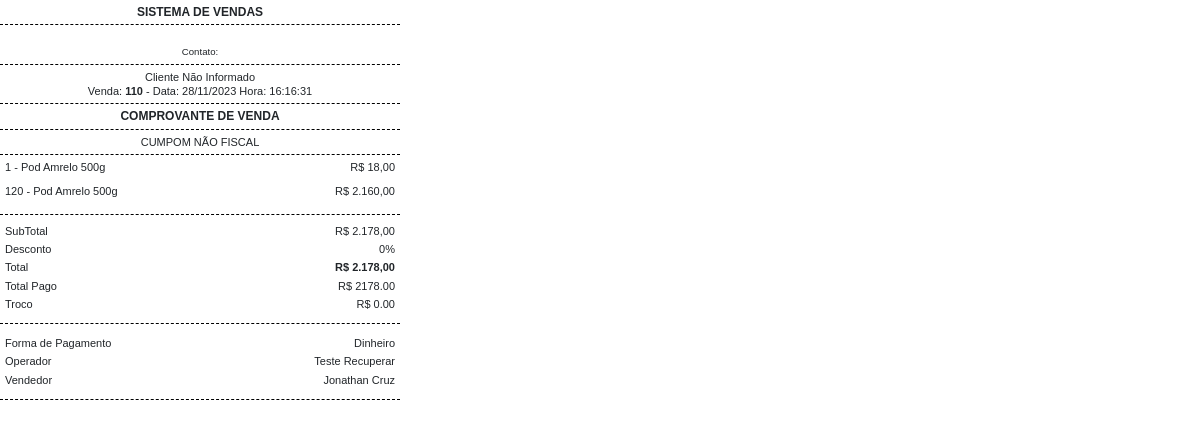
Page /rel_sistema/comprovante.php?id=110 on the earlier database version.
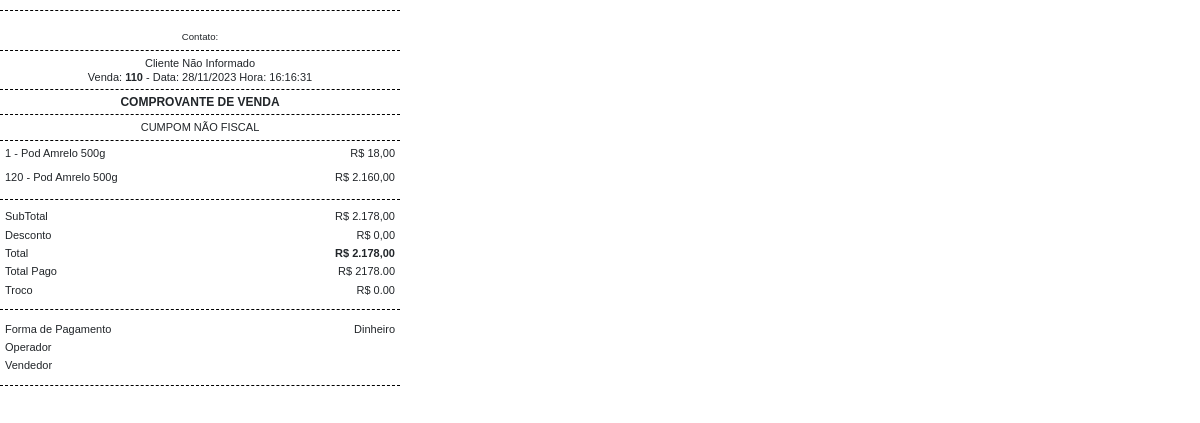
Same page on the later database version.
### tables this page shows
CREATE TABLE `config` (
  `id` int(11) NOT NULL,
  `empresa` int(11) NOT NULL,
  `nome_sistema` varchar(50) NOT NULL,
  `telefone_sistema` varchar(20) DEFAULT NULL,
  `email_sistema` varchar(50) DEFAULT NULL,
  `tipo_rel` varchar(5) NOT NULL,
  `dias_bloqueio` int(11) NOT NULL,
  `msg_bloqueio` varchar(255) DEFAULT NULL,
  `foto_rel` varchar(100) DEFAULT NULL,
  `tipo_desconto` varchar(20) DEFAULT NULL,
  `comissao` int(11) NOT NULL,
  `endereco_sistema` varchar(100) DEFAULT NULL,
  `cnpj_sistema` varchar(25) DEFAULT NULL
);

CREATE TABLE `receber` (
  `id` int(11) NOT NULL,
  `empresa` int(11) NOT NULL,
  `tipo` varchar(30) DEFAULT NULL,
  `descricao` varchar(50) DEFAULT NULL,
  `pessoa` int(11) DEFAULT NULL,
  `valor` decimal(8,2) NOT NULL,
  `data_lanc` date NOT NULL,
  `data_venc` date DEFAULT NULL,
  `data_pgto` date DEFAULT NULL,
  `usuario_lanc` int(11) NOT NULL,
  `usuario_pgto` int(11) DEFAULT NULL,
  `frequencia` int(11) NOT NULL,
  `saida` varchar(50) DEFAULT NULL,
  `arquivo` varchar(100) NOT NULL,
  `pago` varchar(5) NOT NULL,
  `id_ref` int(11) DEFAULT NULL,
  `hora` time DEFAULT NULL,
  `valor_recebido` decimal(8,2) DEFAULT NULL,
  `troco` decimal(8,2) DEFAULT NULL,
  `desconto` decimal(8,2) DEFAULT NULL,
  `acrescimo` int(11) DEFAULT NULL,
  `vendedor` int(11) DEFAULT NULL
);

CREATE TABLE `usuarios` (
  `id` int(11) NOT NULL,
  `empresa` int(11) NOT NULL,
  `nome` varchar(50) NOT NULL,
  `telefone` varchar(20) DEFAULT NULL,
  `cpf` varchar(20) DEFAULT NULL,
  `email` varchar(50) DEFAULT NULL,
  `senha` varchar(25) NOT NULL,
  `senha_crip` varchar(100) NOT NULL,
  `endereco` varchar(100) DEFAULT NULL,
  `ativo` varchar(5) NOT NULL,
  `foto` varchar(100) NOT NULL,
  `nivel` varchar(50) NOT NULL,
  `data` date DEFAULT NULL
);

### rel_sistema/comprovante.php (the view, shortened to what this page needs)
<?php
include('../conexao.php');
$id = $_GET['id'];
$res = $pdo->query("SELECT * from receber where id = '$id' ");
$dados = $res->fetchAll(PDO::FETCH_ASSOC);
$id_empresa = $dados[0]['empresa'];
$hora = $dados[0]['hora'];
$total_venda = $dados[0]['valor'];
$valor_recebido = $dados[0]['valor_recebido'];
$tipo_pgto = $dados[0]['saida'];
$troco = $dados[0]['troco'];
$data = $dados[0]['data_lanc'];
$desconto = $dados[0]['desconto'];
$operador = $dados[0]['usuario_lanc'];
$vendedor = $dados[0]['vendedor'];
$nome_cliente = 'Não Informado';
$cpf_cliente = '';
$nome_vendedor = '';
$res = $pdo->query("SELECT * from usuarios where id = '$vendedor' ");
$dados = $res->fetchAll(PDO::FETCH_ASSOC);
if(@count($dados) > 0){
	$nome_vendedor = $dados[0]['nome'];
}
$res = $pdo->query("SELECT * from config where empresa = '$id_empresa' ");
$dados = $res->fetchAll(PDO::FETCH_ASSOC);
if(@count($dados) > 0){
	$nome_sistema = $dados[0]['nome_sistema'];
	$telefone_sistema = $dados[0]['telefone_sistema'];
	$endereco_sistema = $dados[0]['endereco_sistema'];
	$tipo_desconto = $dados[0]['tipo_desconto'];
}
$data2 = implode('/', array_reverse(explode('-', $data)));
$nome_pgto = $tipo_pgto;
$res = $pdo->query("SELECT * from usuarios where id = '$operador' ");
$dados = $res->fetchAll(PDO::FETCH_ASSOC);
$nome_operador = $dados[0]['nome'];
if($tipo_desconto == '%'){
	$descontoF = number_format($desconto , 0, ',', '').'%';
}else{
	$descontoF = 'R$ '.number_format($desconto , 2, ',', '.');
}
?>
<link href="https://cdn.jsdelivr.net/npm/bootstrap@5.2.0-beta1/dist/css/bootstrap.min.css" rel="stylesheet">
<div class="printer-ticket">
	<div  class="th title"><?php echo $nome_sistema ?></div>
	<div  class="th">
		<?php echo $endereco_sistema ?> <br />
		<small>Contato: <?php echo $telefone_sistema ?>
	</small>
</div>
<div  class="th">Cliente <?php echo $nome_cliente ?> <?php if($cpf_cliente != ""){ ?>CPF: <?php echo $cpf_cliente ?> <?php } ?>
<br>
Venda: <b><?php echo $id ?></b> - Data: <?php echo $data2 ?> Hora: <?php echo $hora ?>
</div>
<div  class="th title" >Comprovante de Venda</div>
<div  class="th">CUMPOM NÃO FISCAL</div>
<?php
$res = $pdo->query("SELECT * from itens_venda where venda = '$id' order by id asc");
		$dados = $res->fetchAll(PDO::FETCH_ASSOC);
		for ($i=0; $i < count($dados); $i++) {
			$id_produto = $dados[$i]['produto'];
			$quantidade = $dados[$i]['quantidade'];
			$valor = $dados[$i]['valor_unitario'];
			$res_p = $pdo->query("SELECT * from produtos where id = '$id_produto' ");
			$dados_p = $res_p->fetchAll(PDO::FETCH_ASSOC);
			$nome_produto = $dados_p[0]['nome'];
			$total_item = $valor * $quantidade;
$detalhes_da_grade = '';
			?>
	<div class="row itens">
		<div align="left" class="col-9"> <?php echo $quantidade ?> - <?php echo $nome_produto ?> <?php echo $detalhes_da_grade ?>
	</div>
	<div align="right" class="col-3">
	R$ <?php
				@$sub_tot = @$sub_tot + @$total_item;
				$sub_total = $sub_tot;
				$sub_total = number_format( $sub_total , 2, ',', '.');
				$total_item = number_format( $total_item , 2, ',', '.');
				$total = number_format( $total_venda , 2, ',', '.');
				echo $total_item ;
		?>
	</div>
</div>
<?php } ?>
<div class="th" style="margin-bottom: 7px"></div>
	<div class="row valores">
		<div class="col-6">SubTotal</div>
		<div class="col-6" align="right">R$ <?php echo @$sub_total ?></div>
	</div>
	<div class="row valores">
		<div class="col-6">Desconto</div>
		<div class="col-6" align="right"> <?php echo @$descontoF ?></div>
	</div>
	<div class="row valores">
		<div class="col-6">Total</div>
		<div class="col-6" align="right"><b>R$ <?php echo @$total ?></b></div>
	</div>
	<div class="row valores">
		<div class="col-6">Total Pago</div>
		<div class="col-6" align="right">R$ <?php echo @$valor_recebido ?></div>
	</div>
	<div class="row valores">
		<div class="col-6">Troco</div>
		<div class="col-6" align="right">R$ <?php echo @$troco ?></div>
	</div>
<div class="th" style="margin-bottom: 10px"></div>
	<div class="row valores">
		<div class="col-6">Forma de Pagamento</div>
		<div class="col-6" align="right"> <?php echo @$nome_pgto ?></div>
	</div>
		<div class="row valores">
		<div class="col-6">Operador</div>
		<div class="col-6" align="right"> <?php echo @$nome_operador ?></div>
	</div>
	<?php if($vendedor != '0' and $vendedor != ''){ ?>
			<div class="row valores">
		<div class="col-6">Vendedor</div>
		<div class="col-6" align="right"> <?php echo @$nome_vendedor ?></div>
	</div>
	<?php } ?>
<div class="th" style="margin-bottom: 10px"></div>

Differences in the rows shown:
removed config: nome_sistema "SISTEMA DE VENDAS"
removed usuarios: nome "Teste Recuperar"
removed usuarios: nome "Jonathan Cruz"
computed for receber "Dinheiro": desconto "0%" → "R$ 0,00"
